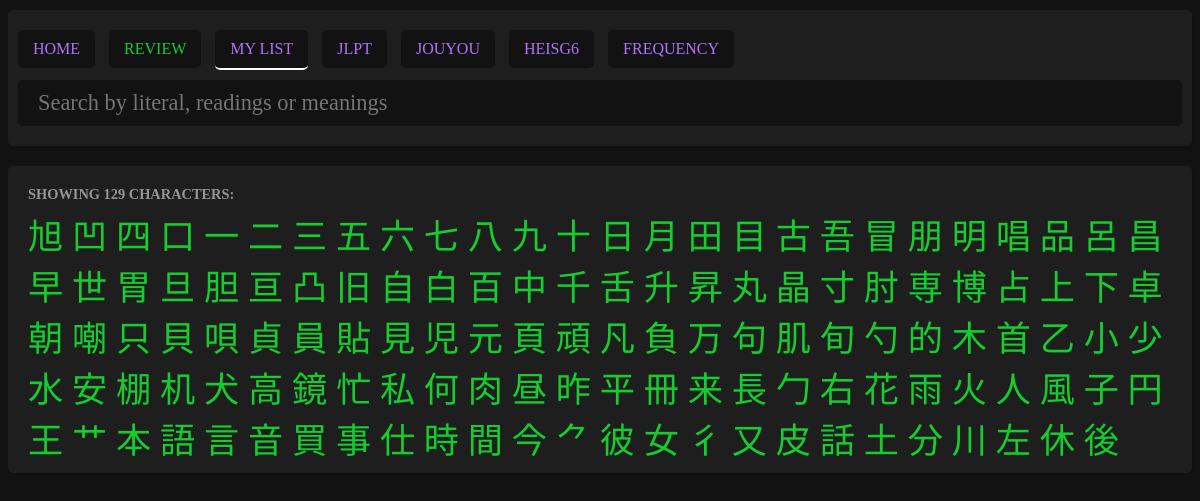
Before: /list.php?list=my_list with the older database file.
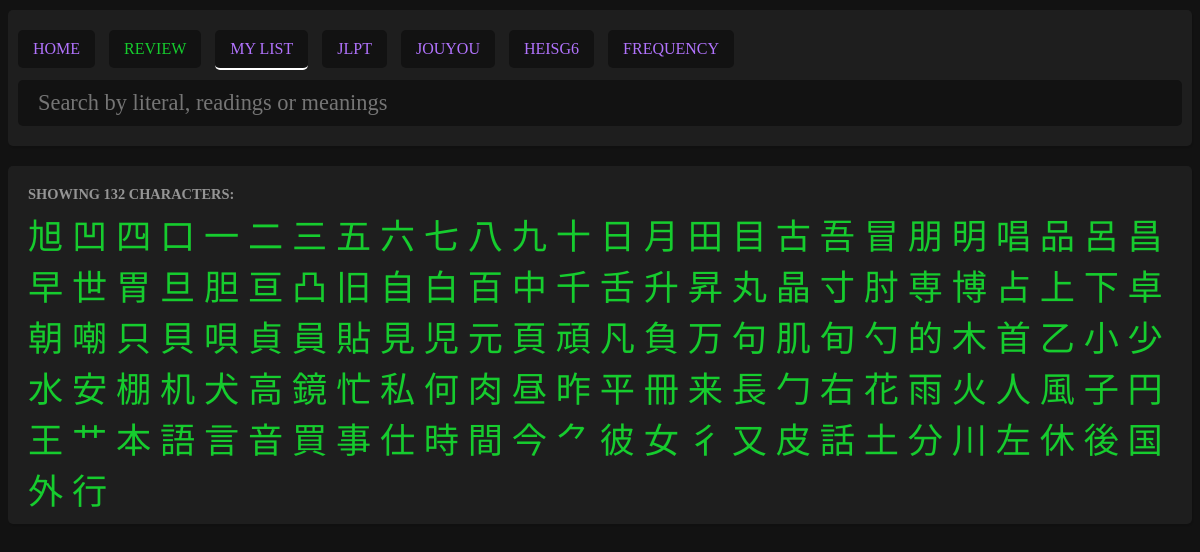
After: the same page with the newer database file.
### tables this page shows
CREATE TABLE "kanjis" (
	"literal"	TEXT NOT NULL UNIQUE,
	"meanings"	TEXT NOT NULL,
	"onReadings"	TEXT,
	"kunReadings"	TEXT,
	"strokes"	INTEGER,
	"frequency"	INTEGER,
	"jlpt"	INTEGER,
	"grade"	INTEGER,
	"heisg6"	INTEGER,
	"components"	TEXT,
	"other_forms"	TEXT,
	PRIMARY KEY("literal")
);

### list.php (the view, shortened to what this page needs)
<?php require './parts/header.php'; ?>
<?php if (isset($_GET['list'])): ?>
<?php
$myPDO = new PDO('sqlite:data/kanjis.db');
if($_GET['list'] == 'jlpt') {
    $sql = "SELECT kanjis.literal, kanjis_study.added FROM kanjis LEFT JOIN kanjis_study ON kanjis.literal = kanjis_study.literal WHERE kanjis.jlpt IS NOT NULL ORDER BY kanjis.jlpt DESC";
    $stmt = $myPDO->query($sql);
    $entries = $stmt->fetchAll();
}  elseif($_GET['list'] == 'heisg6') {
    $sql = "SELECT kanjis.literal, kanjis_study.added FROM kanjis LEFT JOIN kanjis_study ON kanjis.literal = kanjis_study.literal WHERE kanjis.heisg6 IS NOT NULL ORDER BY kanjis.heisg6 ASC";
    $stmt = $myPDO->query($sql);
    $entries = $stmt->fetchAll();
}  elseif($_GET['list'] == 'jouyou') {
    $sql = "SELECT kanjis.literal, kanjis_study.added FROM kanjis LEFT JOIN kanjis_study ON kanjis.literal = kanjis_study.literal WHERE kanjis.grade IS NOT NULL AND kanjis.grade <= 8 ORDER BY kanjis.grade ASC";
    $stmt = $myPDO->query($sql);
    $entries = $stmt->fetchAll();
}  elseif($_GET['list'] == 'frequency') {
    $sql = "SELECT kanjis.literal, kanjis_study.added FROM kanjis LEFT JOIN kanjis_study ON kanjis.literal = kanjis_study.literal WHERE kanjis.frequency IS NOT NULL ORDER BY kanjis.frequency ASC";
    $stmt = $myPDO->query($sql);
    $entries = $stmt->fetchAll();
}  elseif($_GET['list'] == 'my_list') {
    $sql = "SELECT kanjis.literal, kanjis_study.added FROM kanjis JOIN kanjis_study ON kanjis.literal = kanjis_study.literal WHERE kanjis_study.added = 1";
    $stmt = $myPDO->query($sql);
    $entries = $stmt->fetchAll();
}  else {
    exit("No such list.");
}
?>
<div class="list">
    <?php if(!$entries): ?>
    No entries for this list.
    <?php else: ?>
        <div class="title">Showing <?php echo count($entries); ?> characters:</div>
        <?php foreach($entries as $entry): ?>
            <a href="kanji.php?literal=<?php echo $entry['literal']; ?>"<?php if($entry['added'] == 1) echo 'class="added"';?>>
                <?php echo $entry['literal']; ?>
            </a>
        <?php endforeach; ?>
    <?php endif; ?>
</div>
<?php else: ?>
    <div class="list">
        No list selected.
    </div>
<?php endif; ?>
<?php require './parts/footer.php'; ?>

### parts/header.php (shortened to what this page needs)
<!DOCTYPE html>
<html lang="en">
<head>
    <link rel="stylesheet" href="data/style.css">
</head>
<body>
<div class="content">
    <div class="header">
        <div class="header-actions">
            <a href="index.php">HOME</a>
            <form action="actions/review.php" method="POST">
                <button type="submit" class="review">REVIEW</button>
            </form>
            <a href="list.php?list=my_list"<?php if(isset($_GET['list']) && $_GET['list'] == 'my_list') echo ' class="selected"';?>>MY LIST</a>
            <a href="list.php?list=jlpt"<?php if(isset($_GET['list']) && $_GET['list'] == 'jlpt') echo ' class="selected"';?>>JLPT</a>
            <a href="list.php?list=jouyou"<?php if(isset($_GET['list']) && $_GET['list'] == 'jouyou') echo ' class="selected"';?>>JOUYOU</a>
            <a href="list.php?list=heisg6"<?php if(isset($_GET['list']) && $_GET['list'] == 'heisg6') echo ' class="selected"';?>>HEISG6</a>
            <a href="list.php?list=frequency"<?php if(isset($_GET['list']) && $_GET['list'] == 'frequency') echo ' class="selected"';?>>FREQUENCY</a>
        </div>
        <div class="header-form">
            <form action="index.php" method="GET">
                <input type="search" placeholder="Search by literal, readings or meanings" name="query" value="<?php if(isset($_GET['query'])) echo $_GET['query'];?>">
            </form>
        </div>
    </div>

### parts/footer.php (shortened to what this page needs)
</div>
</body>
</html>

### data/style.css (style rules this page uses)
body { background:#121212; color:#e4e4e4; font-family: "NotoSansJP"; }
* { box-sizing: border-box; }
.content { max-width: 1200px; margin: 10px auto; }
.card, .header, .list { position:relative; background:#1e1e1e; display:flex; border-radius: 5px; box-shadow: 1px 2px 1px rgba(0, 0, 0, 0.1); margin-bottom:20px; }
.header { padding:10px; }
button { cursor:pointer; background-color:#121212; padding:5px 10px; border-radius: 5px; font-family: "NotoSansJP"; text-transform: uppercase; font-size: 0.8em; border:none; }
.header input { background-color:#121212; padding:10px 20px; border-radius: 5px; font-family: "NotoSansJP","BabelStoneHan"; color:#e4e4e4; border:none; width:100%; font-size: 1.4em; margin-bottom:10px; }
.header form { width:100%; }
a, button { text-decoration: none; color:#b173fd; }
.header { display: flex; flex-direction: column; }
.header .header-actions a, .header button { background:#121212; padding:10px 15px; margin:10px 10px 10px 0; display:inline-block; border-radius: 5px; font-size:1em; }
.header form { display:inline; }
.review { color:#16cc2e; }
.list { display:block; padding:10px 20px; }
.list a { font-size: 2.2em; }
.list a.added { color:#16cc2e; }
.title { text-transform: uppercase; color:#959595; font-weight: bold; font-size:0.9em; padding:5px 0; margin-top:5px; }
.selected { border-bottom:2px solid #ffffff; }

Changed rows visible on the page:
now on this page (row unchanged): kanjis: literal "国"
now on this page (row edited): kanjis: literal "外"
now on this page (row unchanged): kanjis: literal "行"
Other visible differences:
count($entries): "129" → "132"
